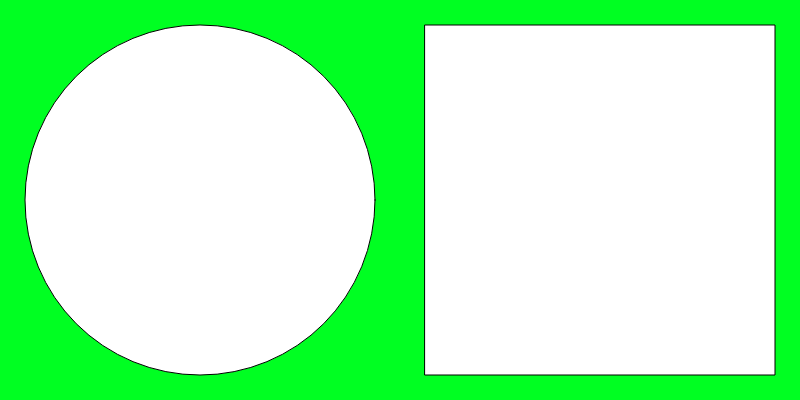
Frame 1 (no input)
Frame 60 (no input): identical to frame 1, image omitted
Frame 120 (the mouse pressed at the canvas centre since frame 60): identical to frame 1, image omitted

The p5.js sketch that drew this single still picture (run headless with seeded random() and noise() and a simulated clock; from frame 60 on, the mouse is pressed at the canvas centre):

// p5.js sketch
// ── sketch.js
function setup() {
  createCanvas(800, 400);
}

function draw() {
  background(0, 255, 34);
  circle(200, 200, 350);
  square(425, 25, 350);
}
